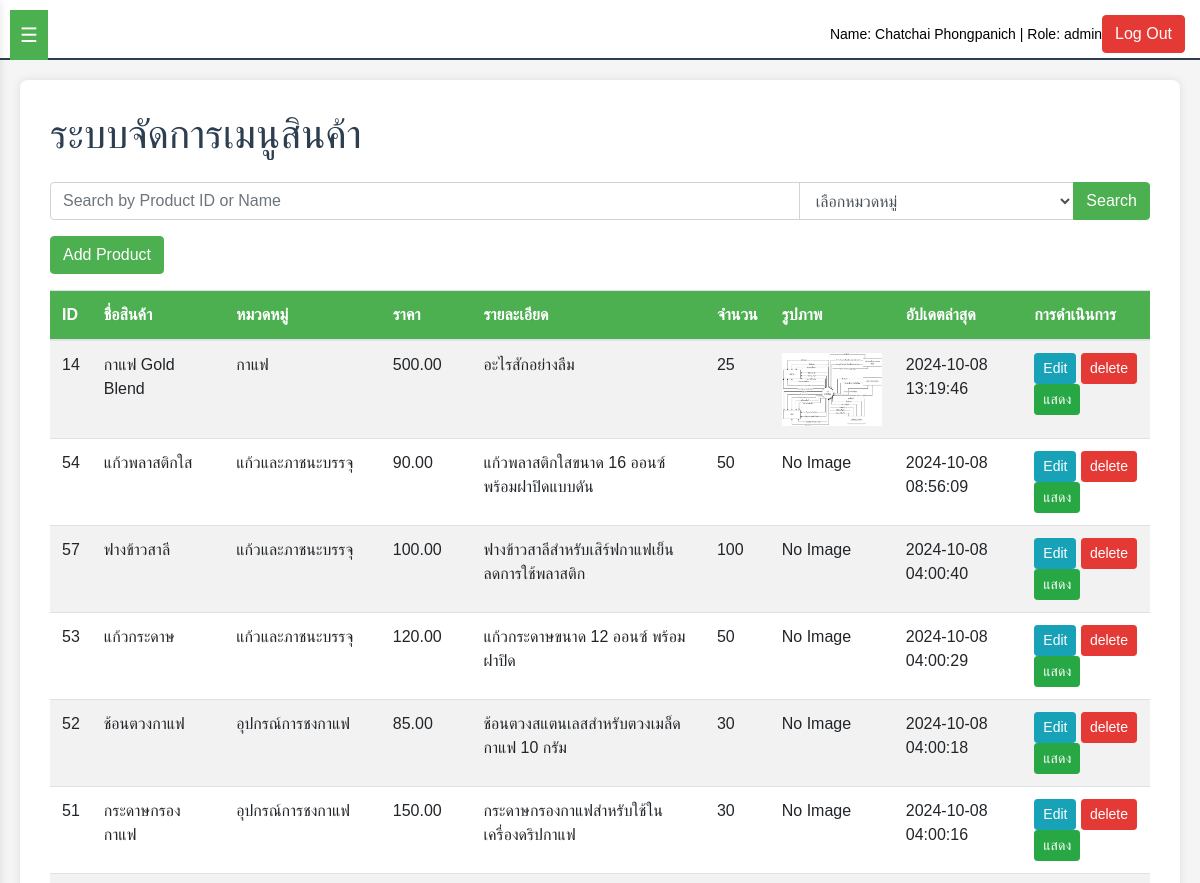
Page /page/admin/product_menu.php (signed in, upper part) on the earlier database version.
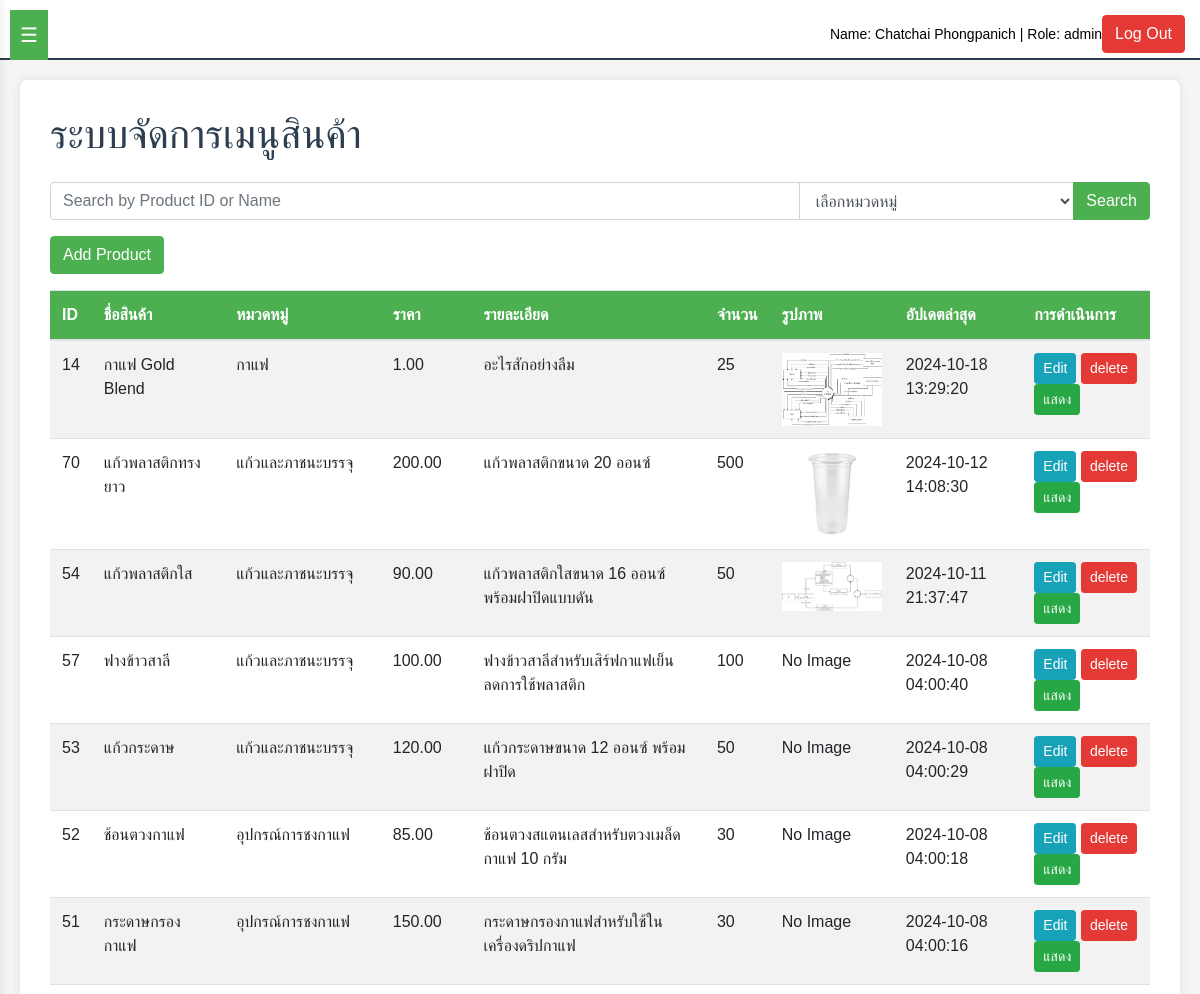
Same page on the later database version.
### tables this page shows
CREATE TABLE `users` (
  `user_id` int(11) NOT NULL,
  `name` varchar(255) NOT NULL,
  `surname` varchar(255) NOT NULL,
  `email` varchar(255) NOT NULL,
  `password` varchar(255) NOT NULL,
  `tel_user` char(10) NOT NULL,
  `role` enum('admin','manager','staff') NOT NULL,
  `store_id` int(11) DEFAULT NULL,
  `reset_password` tinyint(1) DEFAULT 0,
  `update_at` timestamp NOT NULL DEFAULT current_timestamp() ON UPDATE current_timestamp()
);

CREATE TABLE `products_info` (
  `listproduct_id` int(11) NOT NULL,
  `product_name` varchar(50) NOT NULL,
  `category` varchar(50) NOT NULL,
  `price_set` decimal(10,2) NOT NULL,
  `product_info` text DEFAULT NULL,
  `quantity_set` int(11) NOT NULL,
  `product_pic` blob DEFAULT NULL,
  `visible` tinyint(1) DEFAULT 1,
  `updated_at` datetime DEFAULT current_timestamp() ON UPDATE current_timestamp()
);

### page/admin/product_menu.php (the view, shortened to what this page needs)
<?php
include('../../config/db.php');
$user_id = $_SESSION['user_id'];
$query = "SELECT u.name, u.surname, u.role, u.store_id, s.store_name
          FROM users u
          LEFT JOIN stores s ON u.store_id = s.store_id
          WHERE u.user_id = ?";
$stmt = $conn->prepare($query);
$stmt->bind_param("i", $user_id);
$stmt->execute();
$result = $stmt->get_result();
if ($result->num_rows > 0) {
    $user = $result->fetch_assoc();
    $name = $user['name'];
    $surname = $user['surname'];
    $role = $user['role'];
} else {
    header("Location: login.php");
    exit();
}
function getProducts($conn, $search = '', $category = '') {
    $sql = "SELECT * FROM products_info WHERE 1";
    $sql .= " ORDER BY updated_at DESC";
    $stmt = $conn->prepare($sql);
    $stmt->execute();
    $result = $stmt->get_result();
    return $result->fetch_all(MYSQLI_ASSOC);
}
$search = isset($_GET['search']) ? $_GET['search'] : '';
$category = isset($_GET['category']) ? $_GET['category'] : '';
$products = getProducts($conn, $search, $category);
?>
<!DOCTYPE html>
<html lang="en">
<head>
    <link rel="stylesheet" href="https://stackpath.bootstrapcdn.com/bootstrap/4.5.2/css/bootstrap.min.css">
    <link rel="stylesheet" href="./respontive.css">
</head>
<body>
    <button id="menu-toggle">☰</button>
    <header id="banner">
        <a id="user-info">Name: <?php echo $name . ' ' . $surname; ?> | Role: <?php echo $role; ?></a>
        <button class="btn btn-danger" onclick="window.location.href='../../auth/logout.php'">Log Out</button>
    </header>
    <div class="container" id="main-content">
        <h1 class="mb-4">ระบบจัดการเมนูสินค้า</h1>
        <form action="" method="GET" class="mb-3">
            <div class="input-group">
                <input style="width: 500px;" type="text" class="form-control" placeholder="Search by Product ID or Name" name="search"  value="<?php echo htmlspecialchars($search); ?>">
                <select class="form-control" name="category" >
                    <option value="">เลือกหมวดหมู่</option>
                </select>
                <div class="input-group-append">
                    <button class="btn btn-primary" type="submit">Search</button>
                </div>
            </div>
        </form>
        <button type="button" class="btn btn-primary mb-3" data-toggle="modal" data-target="#addProductModal">
            Add Product
        </button>
        <div class="table-responsive">
        <?php if (empty($products)): ?>
            <div class="alert alert-warning mt-3">
                ไม่พบสินค้าที่ตรงกับคำค้นหา "<?php echo htmlspecialchars($search); ?>" และหมวดหมู่ "<?php echo htmlspecialchars($category); ?>"
            </div>
        <?php else: ?>
            <table class="table table-striped">
            <thead>
                <tr>
                    <th>ID</th>
                    <th>ชื่อสินค้า</th>
                    <th>หมวดหมู่</th>
                    <th>ราคา</th>
                    <th>รายละเอียด</th>
                    <th>จำนวน</th>
                    <th>รูปภาพ</th>
                    <th>อัปเดตล่าสุด</th>
                    <th>การดำเนินการ</th>
                </tr>
            </thead>
            <tbody>
                <?php foreach ($products as $product): ?>
                <tr>
                    <td><?php echo $product['listproduct_id']; ?></td>
                    <td><?php echo $product['product_name']; ?></td>
                    <td><?php echo $product['category']; ?></td>
                    <td><?php echo $product['price_set']; ?></td>
                    <td><?php echo $product['product_info']; ?></td>
                    <td><?php echo $product['quantity_set']; ?></td>
                    <td>
                        <?php if ($product['product_pic']): ?>
                            <img src="../picture_product/<?php echo $product['product_pic']; ?>" alt="Product Image" class="product-image">
                        <?php else: ?>
                            No Image
                        <?php endif; ?>
                    </td>
                    <td><?php echo $product['updated_at']; ?></td>
                    <td>
                        <button type="button" class="btn btn-sm btn-info edit-product" data-toggle="modal" data-target="#editProductModal"
                        data-product='<?php echo json_encode($product); ?>'>Edit</button>
                        <button type="button" class="btn btn-sm btn-danger delete-product"
                        data-product-id="<?php echo $product['listproduct_id']; ?>">delete</button>
                        <button type="button" class="btn btn-sm <?php echo $product['visible'] ? 'btn-success' : 'btn-secondary'; ?> toggle-visibility"
                        data-product-id="<?php echo $product['listproduct_id']; ?>"data-visible="<?php echo $product['visible']; ?>"><?php echo $product['visible'] ? 'แสดง' : 'ซ่อน'; ?></button>
                    </td>
                </tr>
                <?php endforeach; ?>
            </tbody>
        </table>
        <?php endif; ?>
    </div>
 </body>
</html>

### page/admin/respontive.css (style rules this page uses)
body { display: flex; flex-direction: column; min-height: 100vh; background-color: #f5f5f5; color: #2c3e50; font-family: Arial, sans-serif; }
#banner { background-color: #ffffff; border-bottom: 2px solid #2c3e50; padding: 15px; display: flex; align-items: center; justify-content: space-between; flex-wrap: wrap; position: fixed; top: 0; left: 0; right: 0; z-index: 1000; height: 60px; }
#user-info { margin-left: auto; color: black; font-size: 14px; }
#main-content { margin-left: auto; margin-right: auto; margin-top: 80px; padding: 30px; background-color: #ffffff; border-radius: 8px; box-shadow: 0 0 10px rgba(0, 0, 0, 0.1); transition: margin-left 0.3s ease-in-out; max-width: 1400px; width: calc(100% - 40px); }
#menu-toggle { display: block; background-color: #4caf50; color: white; border: none; padding: 10px; font-size: 20px; cursor: pointer; position: fixed; top: 10px; left: 10px; z-index: 1002; }
table { background-color: #ffffff; }
table th { background-color: #4caf50; color: #ffffff; }
.btn-primary { background-color: #4caf50; border-color: #4caf50; }
.btn-danger { background-color: #e53935; border-color: #e53935; }

### page/admin/product_menu.php (style rules this page uses)
.product-image { max-width: 100px; max-height: 100px; }

Differences in the rows shown:
changed products_info "กาแฟ Gold Blend": price_set "500.00" → "1.00"; updated_at "2024-10-08 13:19:46" → "2024-10-18 13:29:20"
added products_info: listproduct_id "70", product_name "แก้วพลาสติกทรงยาว", category "แก้วและภาชนะบรรจุ", price_set "200.00", product_info "แก้วพลาสติกขนาด 20 ออนซ์", quantity_set "500", product_pic (picture), updated_at "2024-10-12 14:08:30", visible "แสดง"
changed products_info "แก้วพลาสติกใส": product_pic: picture added; updated_at "2024-10-08 08:56:09" → "2024-10-11 21:37:47"; no longer shows "No Image"
